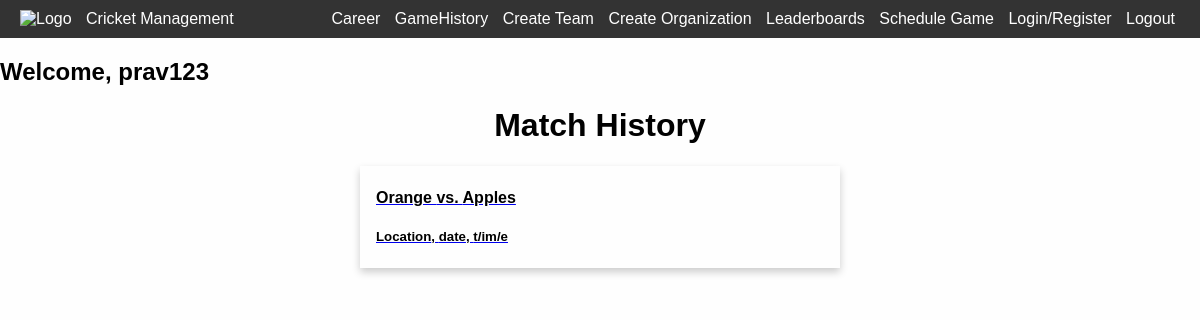
The page /game-history/ (signed in) on the database as committed earlier.
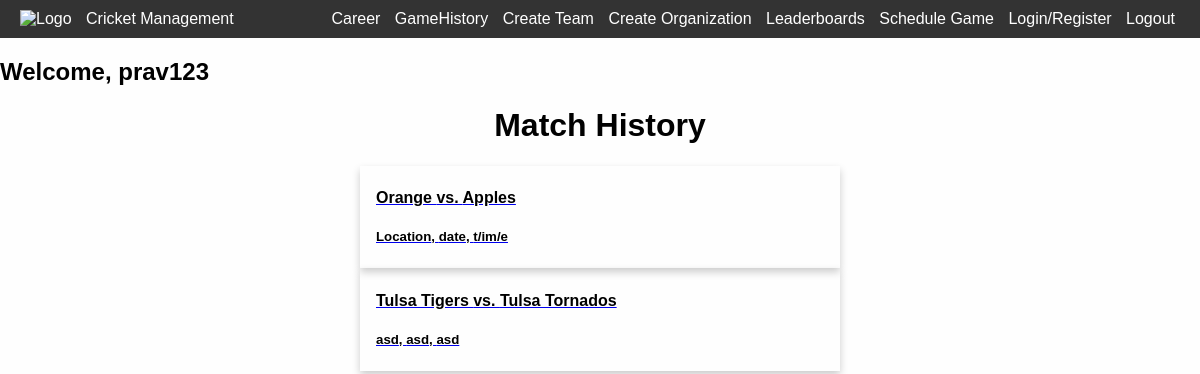
The same page on the database as committed later.
### base/models.py (models this page shows, shortened)
class Player(AbstractUser):
    first_name = models.CharField(max_length=200, null=True)
    last_name = models.CharField(max_length=200, null=True)
    email = models.EmailField(unique=True, null=True)
    teams = models.ManyToManyField("Team", related_name="teams", blank=True) # long-term-team outside of organization
    organization = models.ForeignKey(Organization,on_delete=models.SET_NULL,null=True, blank=True)
    runs = models.IntegerField(default=0,null=True,blank=True)
    wickets = models.IntegerField(default=0,null=True,blank=True)
    catches = models.IntegerField(default=0,null=True,blank=True)
    sixes = models.IntegerField(default=0,null=True,blank=True)
    fours = models.IntegerField(default=0,null=True,blank=True)
    extras = models.IntegerField(default=0,null=True,blank=True)
    games_played = models.IntegerField(default=0,null=True,blank=True)
    games_won = models.IntegerField(default=0,null=True,blank=True)
    win_percentage = models.FloatField(default=0,null=True,blank=True)
    fifties = models.IntegerField(default=0,null=True,blank=True)
    centuries = models.IntegerField(default=0,null=True,blank=True)
    sr = models.FloatField(default=0,null=True,blank=True)
    runs_hs = models.IntegerField(default=0,null=True,blank=True)
    wickets_hs = models.IntegerField(default=0,null=True,blank=True)
    fours_hs = models.IntegerField(default=0,null=True,blank=True)
    sixes_hs = models.IntegerField(default=0,null=True,blank=True)
    runs_average = models.FloatField(default=0,null=True,blank=True)
    wickets_average = models.FloatField(default=0,null=True,blank=True)
    fours_average = models.FloatField(default=0,null=True,blank=True)
    sixes_average = models.FloatField(default=0,null=True,blank=True)
    catches_average = models.FloatField(default=0,null=True,blank=True)
    extras_average = models.FloatField(default=0,null=True,blank=True)
    balls_bowled = models.IntegerField(default=0,null=True,blank=True)
    balls_played = models.IntegerField(default=0,null=True,blank=True)
    game_invites = models.ManyToManyField("GameInvite", related_name="game_invites", blank=True)
    team_invites = models.ManyToManyField("TeamInvite", related_name="team_invites", blank=True)
    org_invites = models.ManyToManyField("OrganizationInvite", related_name="org_invites", blank=True)
    games = models.ManyToManyField("Game", related_name="games", blank=True)
    USERNAME_FIELD = "email"
    REQUIRED_FIELDS = ["username"]

class Game(models.Model):
    entering_stats = models.BooleanField(default=False,null=True,blank=False) # true if stat entering has began, this is set to true when the inilize game info is submitted
    doneStats = models.BooleanField(default=False,null=True,blank=False) # true is stat entering has concluded, this is set to true when the last over of the last innings is iterated through
    archived = models.BooleanField(default=False,null=True,blank=False) # this is set to true when the user confirms that there is no edits to make to the stats entered.
    winner = models.ForeignKey(Team,on_delete=models.SET_NULL,null=True, related_name="winner",blank=True)
    team1 = models.ForeignKey(Team,on_delete=models.SET_NULL,null=True, related_name="team1")  # team that sent invite
    team2 = models.ForeignKey(Team,on_delete=models.SET_NULL,null=True, related_name="team2")
    temporary = models.BooleanField(default=False,null=True,blank=False)
    batting1_team = models.ForeignKey(Team,on_delete=models.SET_NULL,null=True, related_name="batting1")
    bowling1_team = models.ForeignKey(Team,on_delete=models.SET_NULL,null=True, related_name="bowling1")
    batting2_team = models.ForeignKey(Team,on_delete=models.SET_NULL,null=True, related_name="batting2")
    bowling2_team  = models.ForeignKey(Team,on_delete=models.SET_NULL,null=True, related_name="bowling2")
    date = models.CharField(max_length=200,null=True)
    year = models.CharField(max_length=200,null=True)
    month = models.CharField(max_length=200,null=True)
    day = models.CharField(max_length=200,null=True)
    time = models.CharField(max_length=200,null=True)
    location = models.CharField(max_length=200,null=True)
    overs = models.IntegerField(default=0,null=True,blank=True)
    batting_score1 = models.IntegerField(default=0,null=True,blank=True) # number of runs for the first batting team
    batting_score2 = models.IntegerField(default=0,null=True,blank=True) # number of runs for second batting team
    bowling_score1 = models.IntegerField(default=0,null=True,blank=True) # number of wickets for the frist bowling team
    bowling_score2 = models.IntegerField(default=0,null=True,blank=True) # number of wickets for the second bowling team
    current_innings =  models.IntegerField(default=1,  null=True,blank=True)
    current_over = models.IntegerField(default=1,  null=True,blank=True)
    current_ball = models.IntegerField(default=1,  null=True,blank=True)
    ball1 = models.CharField(max_length=200,null=True) # icon of first ball in current over
    ball2 = models.CharField(max_length=200,null=True)
    ball3 = models.CharField(max_length=200,null=True)
    ball4 = models.CharField(max_length=200,null=True)
    ball5 = models.CharField(max_length=200,null=True)
    ball6 = models.CharField(max_length=200,null=True)
    on_strike_batsman = models.OneToOneField("Player", related_name="on_strike_batsman",on_delete=models.SET_NULL,null=True,blank=True,unique=False)
    off_strike_batsman = models.OneToOneField("Player", related_name="off_strike_batsman",on_delete=models.SET_NULL,null=True,blank=True,unique=False)
    current_bowler = models.OneToOneField("Player", related_name="current_bowler",on_delete=models.SET_NULL,null=True,blank=True,unique=False)
    players_stats = models.ManyToManyField("PlayerGameStat", related_name="players_stats", blank=True)

class Team(models.Model):
    name = models.CharField(max_length=200,null=True)
    captain = models.OneToOneField("Player", related_name="captain",on_delete=models.SET_NULL,null=True,blank=True,unique=False)
    players = models.ManyToManyField("Player", related_name="players", blank=True)
    runs_average = models.FloatField(default=0,null=True,blank=True)
    wickets_average = models.FloatField(default=0,null=True,blank=True)
    win_percentage = models.FloatField(default=0)
    games = models.ManyToManyField("Game", related_name="gammes", blank=True)
    temporary = models.BooleanField(default=False,null=True,blank=False)
    organization = models.ForeignKey(Organization,on_delete=models.SET_NULL,null=True, related_name="winner",blank=True)

### base/views.py (the view)
# urls.py: path("game-history/", views.game_history, name="game-history"),
def game_history(request):
    user = request.user
    games = []
    for g in user.games.all():
        if g.doneStats == True:  # a game-object is completed if
            games.append(g)
    context = {"games":games}
    return render(request, "base/game_history.html", context)

### base/templates/base/game_history.html (shortened to what this page needs)
{% extends 'main.html' %}
{% block content%}
<h1 class="center">Match History</h1>
{% for game in games %}
    <a href="{% url 'view-game' game.id %}">
      <div class="card">
          <div class="container">
                  <h4>{{game.team1.name}} vs. {{game.team2.name}}</h4>
                  <h5>{{game.location}}, {{game.date}}, {{game.time}}</h5>
          </div>
      </div>
    </a>
{% endfor %}
{% endblock %}

### templates/main.html (shortened to what this page needs)
<!DOCTYPE html>
<html>
<head>
</head>
<body>
    {% include 'navbar.html' %}
    {% block content %}{% endblock %}
</body>
</html>

### templates/navbar.html (shortened to what this page needs)
{% if request.user.is_authenticated == True %}
<header>
  <nav>
      <div class="logo">
          <a href="{% url 'home' %}" class="home-link"><span><img src="logo.png" alt="Logo"></span></a>
          <a href="{% url 'home' %}" class="home-link"><span>Cricket Management</span></a>
      </div>
      <div class="navbar">
        <a href="{% url 'player-career' request.user.id %}">Career</a>
        <a href="{% url 'game-history' %}" >GameHistory</a></li>
        <a href="{% url 'create-team' %}" >Create Team</a>
        <a href="{% url 'create-organization' %}" >Create Organization</a>
        <a href="{% url 'view-leaderboard' %}" >Leaderboards</a>
        <a href="{% url 'schedule-game' %}" >Schedule Game</a>
        <a href="{% url 'login' %}" >Login/Register</a>
        <a href="{% url 'logout' %}"">Logout</a>
      </div>
  </nav>
</header>
{% endif %}
<h2>Welcome, {{request.user.username}}</h2>

### templates/main.html (style rules this page uses)
body { margin: 0; font-family: Arial, Helvetica, sans-serif; background-color: rgb(254, 254, 254); color: rgb(1, 1, 1); }

### templates/navbar.html (style rules this page uses)
body { font-family: Arial, sans-serif; margin: 0; padding: 0; }
header { background-color: #333; color: #fff; padding: 10px 0; }
nav { display: flex; justify-content: space-between; align-items: center; max-width: 1200px; margin: 0 auto; padding: 0 20px; }
.logo img { width: 40px; margin-right: 10px; }
.navbar a { color: #fff; text-decoration: none; margin: 0 5px; }
.home-link { color: white; text-decoration: none; }

### base/templates/base/game_history.html (style rules this page uses)
.card { box-shadow: 0 4px 8px 0 rgba(0,0,0,0.2); transition: 0.3s; width: 40%; margin-left: auto; margin-right: auto; }
.center { text-align: center; }
.container { padding: 2px 16px; color: black; }

Rows that differ between the two databases and show on the page:
added Game: team1.name "Tulsa Tigers", team2.name "Tulsa Tornados", location "asd", date "asd", time "asd"
